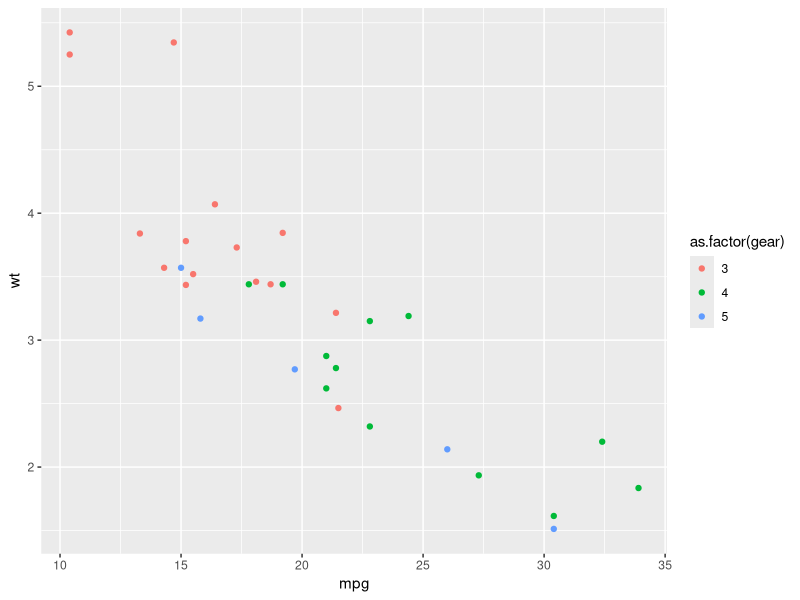

Write R code to recreate this figure.
## ---- chunk 1
knitr::opts_chunk$set(message=FALSE,
                      warning=FALSE,
                      cache.lazy=FALSE)
## ---- chunk 2

library(tidyverse)
library(knitr)

## ---- chunk 3

data(mtcars)

## ---- chunk 4

ggplot(mtcars, aes(mpg, wt, color = as.factor(gear))) +
  geom_point()

## ---- chunk 5

# TODO

